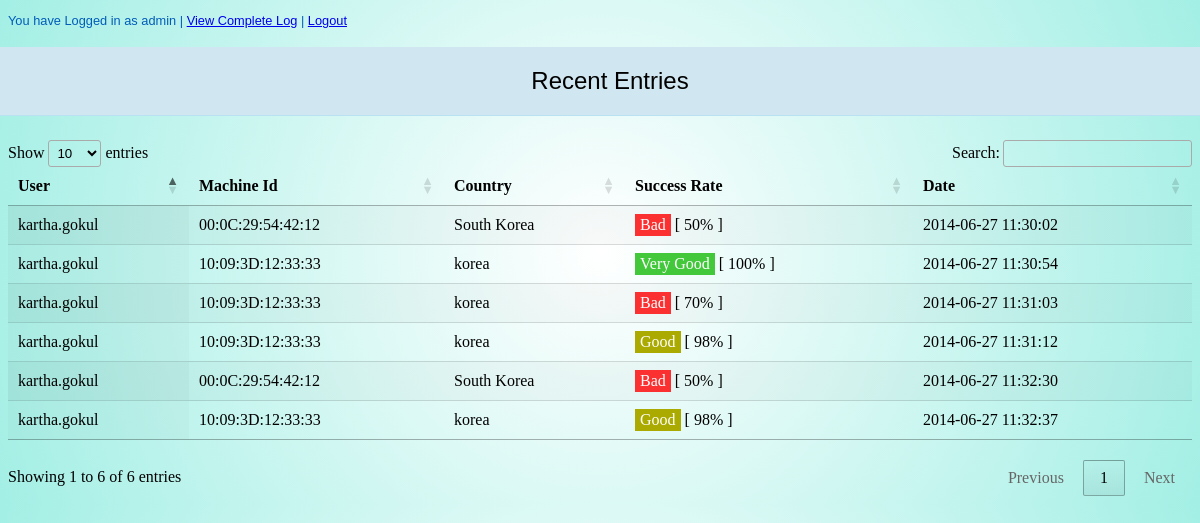
/viewall.php (signed in), run on the app's committed database.
### tables this page shows
CREATE TABLE IF NOT EXISTS `test_data` (
  `userid` varchar(6000) NOT NULL,
  `machineid` varchar(6000) NOT NULL,
  `successrate` int(11) NOT NULL,
  `country` varchar(6000) NOT NULL,
  `details` text NOT NULL,
  `update_date` datetime NOT NULL
);

### viewall.php (the view, shortened to what this page needs)
<!DOCTYPE html>
<html>
    <head>
        <link href="index_style.css" rel="stylesheet" type="text/css" />
        <link rel="stylesheet" type="text/css" href="//cdn.datatables.net/1.10.0/css/jquery.dataTables.css">
        <link rel="stylesheet" type="text/css" href="//cdn.datatables.net/1.10.0/css/jquery.dataTables.css">
    </head>
    <body>
        <?php
        global $DBServer, $DBName, $DBUser, $DBPass;
        $conn = new mysqli($DBServer, $DBUser, $DBPass, $DBName);
        $user = $_SESSION['username'];
        ?>
        <p class="aero_info"><?php echo "You have Logged in as $user"; ?> | <a href="completelog.php">View Complete Log</a> | <a href="logout.php">Logout</a> </p>
        <?php
        if ($user == "admin")
            $sql = "SELECT * FROM test_data";
        else
            $sql = "SELECT * FROM `test_data` WHERE userid = '$user' ORDER BY `update_date` DESC ";
        $rs = $conn->query($sql);
        ?>
        <br></br>
    <center><p class="aero_para_bold"> Recent Entries </p></center>
    <table id="global_data" class="display">
        <thead>
            <tr>
                <th align="left">
                    User
                </th>
                <th align="left">
                    Machine Id
                </th>
                <th align="left">
                    Country
                </th>
                <th align="left" data-type="numeric">
                    Success Rate
                </th>
                <th align="left" data-type="numeric">
                    Date
                </th>
            </tr>
        </thead>
        <tbody>
            <?php
            $rs->data_seek(0);
            while ($row = $rs->fetch_assoc()) {
                $userId = $row['userid'];
                $machineId = $row['machineid'];
                $country = $row['country'];
                $successRate = $row['successrate'];
                $update_date = $row['update_date'];
                ?>
                <tr >
                    <td>
                        <?php echo $userId; ?>
                    </td>
                    <td>
                        <?php echo $machineId; ?>
                    </td>
                    <td>
                        <?php echo $country; ?>
                    </td>
                    <?php
                    if ($successRate == 100) {
                        echo "<td data-value='$successRate'> <span class='status-metro  status-good' title='Disabled'>Very Good</span>";
                    } else if (($successRate > 90) && ($successRate < 99)) {
                        echo "<td data-value='$successRate'> <span class='status-metro status-fair' title='Disabled'>Good</span>";
                    } else {
                        echo "<td data-value='$successRate'> <span class='status-metro status-bad' title='Disabled'>Bad</span>";
                    }
                    echo " [ ";
                    echo $successRate;
                    echo "% ] ";
                    ?>
                    </td>
                    <td>
                        <?php echo $update_date; ?>
                    </td>
                </tr>
                <?php
            }
            ?>
        </tbody>
        <tfoot>
            <tr>
                <td colspan="5">
                </td>
            </tr>
        </tfoot>
    </body>
</html>

### index_style.css (style rules this page uses)
body { background-image: -ms-radial-gradient(center, circle farthest-corner, #FFFFFF 0%, #A3EFE5 100%); background-image: -moz-radial-gradient(center, circle farthest-corner, #FFFFFF 0%, #A3EFE5 100%); background-image: -o-radial-gradient(center, circle farthest-corner, #FFFFFF 0%, #A3EFE5 100%); background-image: -webkit-gradient(radial, center center, 0, center center, 506, color-stop(0, #FFFFFF), color-stop(1, #A3EFE5)); background-image: -webkit-radial-gradient(center, circle farthest-corner, #FFFFFF 0%, #A3EFE5 100%); background-image: radial-gradient(circle farthest-corner at center, #FFFFFF 0%, #A3EFE5 100%); }
.status-metro { display: inline-block; padding: 2px 5px; color:#fff; }
.status-metro.status-good { background: #43c83c; }
.status-metro.status-bad { background: #fa3031; }
.status-metro.status-fair { background: #aaaa00; }
.aero_info { color: #333333; font-family: Tahoma, Geneva, sans-serif; font-size: 80%; color: #005CB9; }
.aero_para_bold { font: 24px Tahoma, Geneva, sans-serif; padding: 20px 10px 20px 30px; display: block; background: #D0E6F0; margin-top: -30px; margin-left: -30px; margin-right: -30px; border-bottom: 1px solid #B9E1F1; }

### data on the page
test_data: userid "kartha.gokul", machineid "00:0C:29:54:42:12", country "South Korea", successrate "50", update_date "2014-06-27 11:30:02"
test_data: userid "kartha.gokul", machineid "10:09:3D:12:33:33", country "korea", successrate "100", update_date "2014-06-27 11:30:54"
test_data: userid "kartha.gokul", machineid "10:09:3D:12:33:33", country "korea", successrate "70", update_date "2014-06-27 11:31:03"
test_data: userid "kartha.gokul", machineid "10:09:3D:12:33:33", country "korea", successrate "98", update_date "2014-06-27 11:31:12"
test_data: userid "kartha.gokul", machineid "00:0C:29:54:42:12", country "South Korea", successrate "50", update_date "2014-06-27 11:32:30"
test_data: userid "kartha.gokul", machineid "10:09:3D:12:33:33", country "korea", successrate "98", update_date "2014-06-27 11:32:37"

### other printed values
$user "admin"
